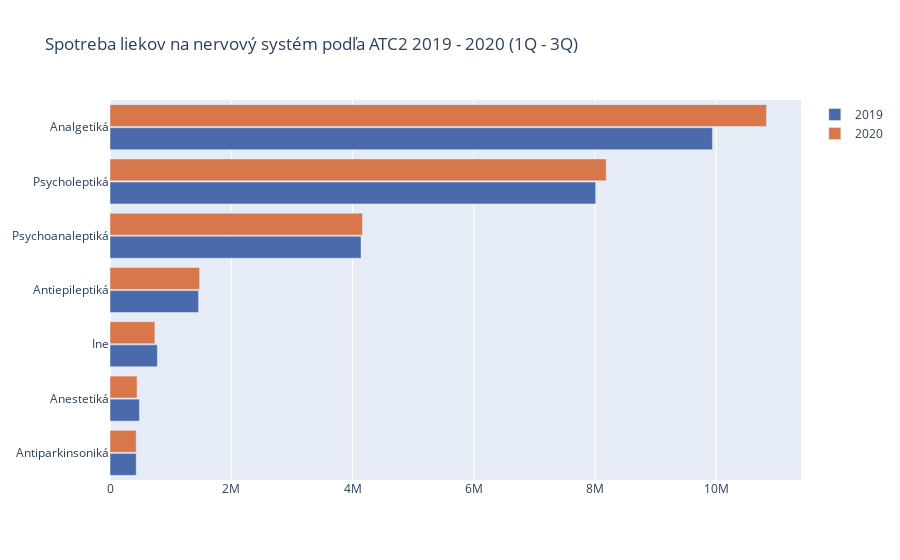

Here is the notebook cell this chart was saved with:
### Code cell
fig = px.bar(tab_compare_neural_drugs, y="ATC2_popis", x=[2019,2020], barmode="group",orientation='h',title="Percentage of GDP invested in research and development")
fig = go.Figure()
fig.add_trace(go.Bar(x=tab_compare_neural_drugs[2019],
                y=tab_compare_neural_drugs['ATC2_popis'],
                name='2019',
                marker_color=modra, orientation= 'h'
                ))
fig.add_trace(go.Bar(x=tab_compare_neural_drugs[2020],
                y=tab_compare_neural_drugs['ATC2_popis'],
                name='2020',
                marker_color=oranzova, orientation= 'h'
                ))

fig.update_layout(
    title='Spotreba liekov na nervový systém podľa ATC2 2019 - 2020 (1Q - 3Q)',
    barmode='group',
    bargap=0.15, # gap between bars of adjacent location coordinates.
    bargroupgap=0.05 # gap between bars of the same location coordinate.
)

fig.show()

### Figure 1 — Plotly figure (JSON) as saved in the notebook; plotly's stock layout.template omitted (floating-point values rounded to 4 significant figures)
{"data": [{"marker": {"color": "#4B6AAB"}, "name": "2019", "orientation": "h", "type": "bar", "x": [432600.0, 485300.0, 781000.0, 1461000.0, 4140000.0, 8011000.0, 9937000.0], "y": ["Antiparkinsoniká", "Anestetiká", "Ine", "Antiepileptiká", "Psychoanaleptiká", "Psycholeptiká", "Analgetiká"]}, {"marker": {"color": "#D8764C"}, "name": "2020", "orientation": "h", "type": "bar", "x": [432300.0, 445600.0, 739800.0, 1476000.0, 4165000.0, 8184000.0, 10830000.0], "y": ["Antiparkinsoniká", "Anestetiká", "Ine", "Antiepileptiká", "Psychoanaleptiká", "Psycholeptiká", "Analgetiká"]}], "layout": {"bargap": 0.15, "bargroupgap": 0.05, "barmode": "group", "title": {"text": "Spotreba liekov na nervový systém podľa ATC2 2019 - 2020 (1Q - 3Q)"}}}
